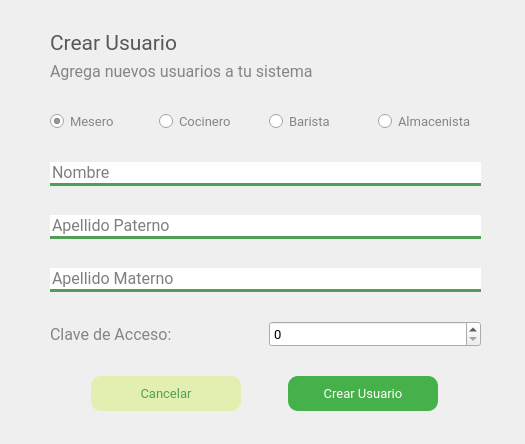
<?xml version="1.0" encoding="UTF-8"?>
<ui version="4.0">
 <class>admin_crear_usuario</class>
 <widget class="QDialog" name="admin_crear_usuario">
  <property name="geometry">
   <rect>
    <x>0</x>
    <y>0</y>
    <width>525</width>
    <height>444</height>
   </rect>
  </property>
  <property name="windowTitle">
   <string>Dialog</string>
  </property>
  <widget class="QWidget" name="layoutWidget">
   <property name="geometry">
    <rect>
     <x>50</x>
     <y>30</y>
     <width>431</width>
     <height>381</height>
    </rect>
   </property>
   <layout class="QVBoxLayout" name="verticalLayout">
    <item>
     <widget class="QLabel" name="elPatio_2">
      <property name="font">
       <font>
        <family>Roboto</family>
        <pointsize>16</pointsize>
       </font>
      </property>
      <property name="styleSheet">
       <string notr="true">color: #585858
</string>
      </property>
      <property name="text">
       <string>Crear Usuario</string>
      </property>
     </widget>
    </item>
    <item>
     <widget class="QLabel" name="elPatio_3">
      <property name="font">
       <font>
        <family>Roboto</family>
        <pointsize>12</pointsize>
       </font>
      </property>
      <property name="styleSheet">
       <string notr="true">color: rgb(133, 133, 133);
</string>
      </property>
      <property name="text">
       <string>Agrega nuevos usuarios a tu sistema</string>
      </property>
     </widget>
    </item>
    <item>
     <spacer name="verticalSpacer">
      <property name="orientation">
       <enum>Qt::Vertical</enum>
      </property>
      <property name="sizeHint" stdset="0">
       <size>
        <width>20</width>
        <height>40</height>
       </size>
      </property>
     </spacer>
    </item>
    <item>
     <layout class="QHBoxLayout" name="horizontalLayout_2">
      <item>
       <widget class="QRadioButton" name="rbMesero">
        <property name="font">
         <font>
          <family>Roboto</family>
          <pointsize>10</pointsize>
         </font>
        </property>
        <property name="styleSheet">
         <string notr="true">color: rgb(133, 133, 133);
</string>
        </property>
        <property name="text">
         <string>Mesero</string>
        </property>
        <property name="checked">
         <bool>true</bool>
        </property>
       </widget>
      </item>
      <item>
       <widget class="QRadioButton" name="rbCocinero">
        <property name="font">
         <font>
          <family>Roboto</family>
          <pointsize>10</pointsize>
         </font>
        </property>
        <property name="styleSheet">
         <string notr="true">color: rgb(133, 133, 133);
</string>
        </property>
        <property name="text">
         <string>Cocinero</string>
        </property>
       </widget>
      </item>
      <item>
       <widget class="QRadioButton" name="rbBarista">
        <property name="font">
         <font>
          <family>Roboto</family>
          <pointsize>10</pointsize>
         </font>
        </property>
        <property name="styleSheet">
         <string notr="true">color: rgb(133, 133, 133);
</string>
        </property>
        <property name="text">
         <string>Barista</string>
        </property>
       </widget>
      </item>
      <item>
       <widget class="QRadioButton" name="rbAlmacenista">
        <property name="font">
         <font>
          <family>Roboto</family>
          <pointsize>10</pointsize>
         </font>
        </property>
        <property name="styleSheet">
         <string notr="true">color: rgb(133, 133, 133);
</string>
        </property>
        <property name="text">
         <string>Almacenista</string>
        </property>
       </widget>
      </item>
     </layout>
    </item>
    <item>
     <spacer name="verticalSpacer_2">
      <property name="orientation">
       <enum>Qt::Vertical</enum>
      </property>
      <property name="sizeHint" stdset="0">
       <size>
        <width>20</width>
        <height>40</height>
       </size>
      </property>
     </spacer>
    </item>
    <item>
     <widget class="QLineEdit" name="nombre">
      <property name="font">
       <font>
        <family>Roboto</family>
        <pointsize>12</pointsize>
       </font>
      </property>
      <property name="styleSheet">
       <string notr="true">border: none;
border-bottom: 3px solid #539E56;</string>
      </property>
      <property name="placeholderText">
       <string>Nombre</string>
      </property>
     </widget>
    </item>
    <item>
     <spacer name="verticalSpacer_4">
      <property name="orientation">
       <enum>Qt::Vertical</enum>
      </property>
      <property name="sizeHint" stdset="0">
       <size>
        <width>20</width>
        <height>40</height>
       </size>
      </property>
     </spacer>
    </item>
    <item>
     <widget class="QLineEdit" name="paterno">
      <property name="font">
       <font>
        <family>Roboto</family>
        <pointsize>12</pointsize>
       </font>
      </property>
      <property name="styleSheet">
       <string notr="true">border: none;
border-bottom: 3px solid #539E56;</string>
      </property>
      <property name="placeholderText">
       <string>Apellido Paterno</string>
      </property>
     </widget>
    </item>
    <item>
     <spacer name="verticalSpacer_5">
      <property name="orientation">
       <enum>Qt::Vertical</enum>
      </property>
      <property name="sizeHint" stdset="0">
       <size>
        <width>20</width>
        <height>40</height>
       </size>
      </property>
     </spacer>
    </item>
    <item>
     <widget class="QLineEdit" name="materno">
      <property name="font">
       <font>
        <family>Roboto</family>
        <pointsize>12</pointsize>
       </font>
      </property>
      <property name="styleSheet">
       <string notr="true">border: none;
border-bottom: 3px solid #539E56;</string>
      </property>
      <property name="placeholderText">
       <string>Apellido Materno</string>
      </property>
     </widget>
    </item>
    <item>
     <spacer name="verticalSpacer_6">
      <property name="orientation">
       <enum>Qt::Vertical</enum>
      </property>
      <property name="sizeHint" stdset="0">
       <size>
        <width>20</width>
        <height>40</height>
       </size>
      </property>
     </spacer>
    </item>
    <item>
     <layout class="QHBoxLayout" name="horizontalLayout_3">
      <item>
       <widget class="QLabel" name="elPatio_4">
        <property name="font">
         <font>
          <family>Roboto</family>
          <pointsize>12</pointsize>
         </font>
        </property>
        <property name="styleSheet">
         <string notr="true">color: rgb(133, 133, 133);
</string>
        </property>
        <property name="text">
         <string>Clave de Acceso:</string>
        </property>
       </widget>
      </item>
      <item>
       <widget class="QSpinBox" name="claveUsuario">
        <property name="font">
         <font>
          <family>Roboto</family>
          <pointsize>10</pointsize>
         </font>
        </property>
        <property name="maximum">
         <number>9999</number>
        </property>
       </widget>
      </item>
     </layout>
    </item>
    <item>
     <spacer name="verticalSpacer_3">
      <property name="orientation">
       <enum>Qt::Vertical</enum>
      </property>
      <property name="sizeHint" stdset="0">
       <size>
        <width>20</width>
        <height>40</height>
       </size>
      </property>
     </spacer>
    </item>
    <item>
     <layout class="QHBoxLayout" name="horizontalLayout">
      <item>
       <widget class="QPushButton" name="btnCancelar">
        <property name="minimumSize">
         <size>
          <width>0</width>
          <height>35</height>
         </size>
        </property>
        <property name="maximumSize">
         <size>
          <width>150</width>
          <height>16777215</height>
         </size>
        </property>
        <property name="font">
         <font>
          <family>Roboto</family>
          <pointsize>10</pointsize>
         </font>
        </property>
        <property name="cursor">
         <cursorShape>PointingHandCursor</cursorShape>
        </property>
        <property name="styleSheet">
         <string notr="true">*{
	color: #539E56;
	border-radius: 10px;
	background-color: #E3EFB0;
	border: none;
	padding: 5px;
}

:hover{
	background-color: white;
	border: 1px solid #46B04A;
	color: #46B04A;
}</string>
        </property>
        <property name="text">
         <string>Cancelar</string>
        </property>
       </widget>
      </item>
      <item>
       <widget class="QPushButton" name="btnCrearUsuario">
        <property name="minimumSize">
         <size>
          <width>0</width>
          <height>35</height>
         </size>
        </property>
        <property name="maximumSize">
         <size>
          <width>150</width>
          <height>16777215</height>
         </size>
        </property>
        <property name="font">
         <font>
          <family>Roboto</family>
          <pointsize>10</pointsize>
         </font>
        </property>
        <property name="cursor">
         <cursorShape>PointingHandCursor</cursorShape>
        </property>
        <property name="styleSheet">
         <string notr="true">*{
	color: white;
	border-radius: 10px;
	background-color: #46B04A;
	border: none;
	padding: 5px;
}

:hover{
	background-color: white;
	border: 1px solid #46B04A;
	color: #46B04A;
}

:disabled {
	background-color: rgb(133, 133, 133);
	color: white;
}</string>
        </property>
        <property name="text">
         <string>Crear Usuario</string>
        </property>
       </widget>
      </item>
     </layout>
    </item>
   </layout>
  </widget>
 </widget>
 <resources/>
 <connections/>
</ui>
